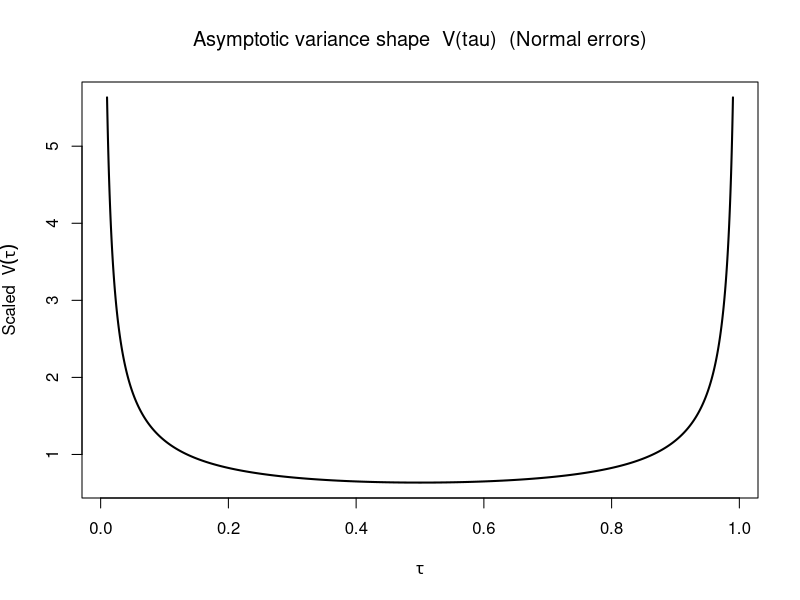
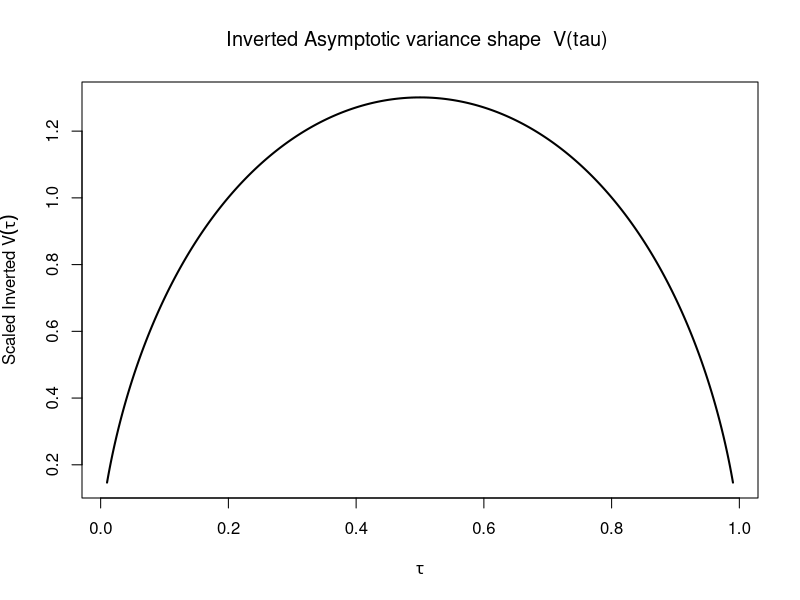
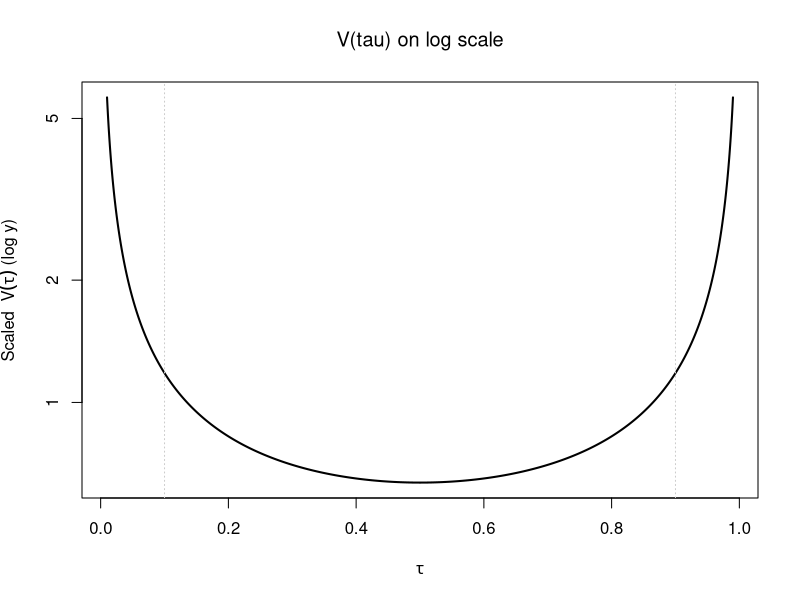

Write the R code that produced these figures, in order.
# V(tau) shape under Normal errors:
# V(tau) ∝ tau*(1 - tau) / dnorm(qnorm(tau))^2

# grid (avoid exactly 0 and 1 to prevent Inf)
tau <- seq(1e-2, 1 - 1e-2, length.out = 2000)

z    <- qnorm(tau)
phi  <- dnorm(z)
Vtau <- tau * (1 - tau) / (phi^2)
V_tau_inv = 1/Vtau

# (optional) scale to mean 1 so the y-axis is easier to read
Vtau_scaled <- Vtau / mean(Vtau)
Vtau_inv_scaled = V_tau_inv / mean(V_tau_inv)

# Linear-scale plot
plot(tau, Vtau_scaled, type = "l", lwd = 2,
     xlab = expression(tau),
     ylab = expression(paste("Scaled  ", V(tau))),
     main = expression(paste("Asymptotic variance shape  V(tau)  (Normal errors)")))


# Linear-scale plot
plot(tau, Vtau_inv_scaled, type = "l", lwd = 2,
     xlab = expression(tau),
     ylab = expression(paste("Scaled Inverted ", V(tau))),
     main = expression(paste("Inverted Asymptotic variance shape  V(tau) ")))

# (optional) log-scale version—useful because tails explode
plot(tau, Vtau_scaled, type = "l", lwd = 2, log = "y",
     xlab = expression(tau),
     ylab = expression(paste("Scaled  ", V(tau), " (log y)")),
     main = expression(paste("V(tau) on log scale")))
abline(v = c(0.1, 0.9), col = "gray80", lty = 3)
